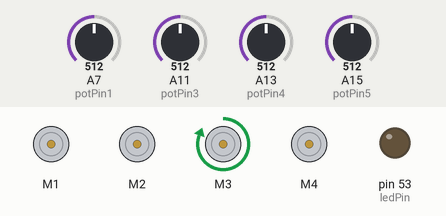
Simulated run of this sketch. Board: Arduino Mega 2560, built with avr-gcc and run on an emulated ATmega2560. Shown: 4 × DC motor (green arrow = forward, orange = backward, longer = faster), output pins drawn as LEDs (lit = HIGH). The inputs (shaded band) are chosen by the test bench; at power-on: A13 (potPin4) = 512, A7 (potPin1) = 512, A15 (potPin5) = 512, A11 (potPin3) = 512.

Above: at 1.2 s.
1.3 s: A13 (potPin4) set to 617
2.8 s: A13 (potPin4) set to 641
At 3.4 s:
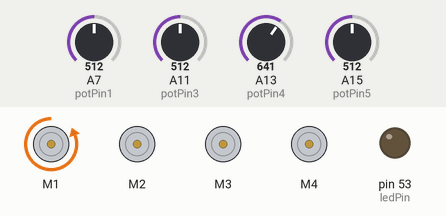
4.3 s: A7 (potPin1) set to 863
5.8 s: A7 (potPin1) set to 890
At 6.8 s:
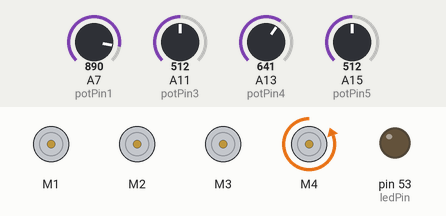
7.3 s: A15 (potPin5) set to 593
8.8 s: A15 (potPin5) set to 625
At 9.1 s:
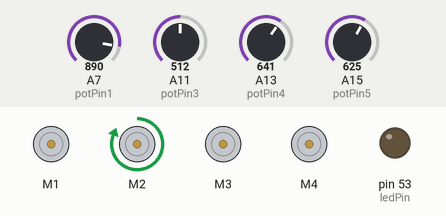
Timing chart, 0 to 11.3 s (numbered marks = the images above; inputs shaded):
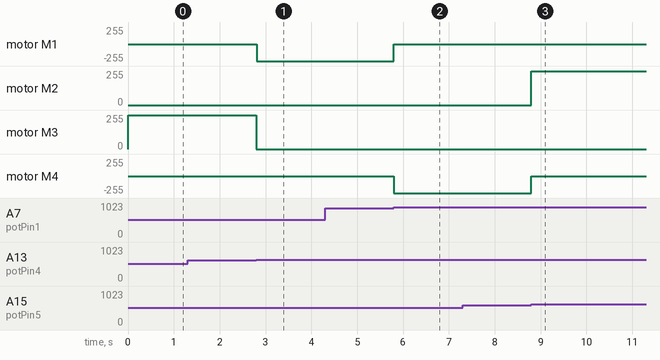

The sketch:

robot_final.ino
```cpp
#include <AFMotor.h>

//Potentiometer Analog Pins
int potPin1 = 7;
int potPin2 = 9;
int potPin3 = 11;
int potPin4 = 13;
int potPin5 = 15;

//Potentiometer Analog Values
int potVal1 = 0;
int potVal2 = 0;
int potVal3 = 0;
int potVal4 = 0;
int potVal5 = 0;

const int ledPin = 53;
const int motorSpeed = 255;

int movementStage1 = 0;
int movementStage2 = 0;
int calibrationStage = 0;
int turnCnt = 0;

int pot1Min = 210;
int pot1Max = 230;
int pot3Min = 25;
int pot3Max = 40;
int pot4Min = 126;
int pot4Max = 140;
int pot5Min = 175;
int pot5Max = 200; //Previously 228

int pot1Cal = 225;
int pot3Cal = 35;
int pot4Cal = 140;
int pot5Cal = 175;

int homingSequence = 0;
int playAreaSequence = 0;

int pot3Home = 35;
int pot4Home = 166;
int pot5Home = 135;

int pot3Help = 35;
// int pot4Help = 166;

int pot3Mid = 17;
int pot4Mid = 138;
int pot5Mid = 160;

int pot3Play = 2;
int pot4Play = 127;
int pot5Play = 200;

int angle = 0;
int done = 0;

AF_DCMotor M1(1, MOTOR12_1KHZ);
AF_DCMotor M3(2, MOTOR12_1KHZ);
AF_DCMotor M4(3, MOTOR34_1KHZ);
AF_DCMotor M5(4, MOTOR34_1KHZ);

void setup() {
    Serial.begin(19200);
    pinMode(ledPin, OUTPUT);

    M1.setSpeed(motorSpeed);
    M3.setSpeed(motorSpeed);
    M4.setSpeed(motorSpeed);
    M5.setSpeed(motorSpeed);

    potVal1 = analogRead(potPin1);
    potVal3 = analogRead(potPin3);
    potVal4 = analogRead(potPin4);
    potVal5 = analogRead(potPin5);
    potVal1 = map(potVal1, 0, 1023, 0, 270);
    potVal3 = map(potVal3, 0, 1023, 0, 270);
    potVal4 = map(potVal4, 0, 1023, 0, 270);
    potVal5 = map(potVal5, 0, 1023, 0, 270);

    homingSequence++;

}

void homing_sequence();
void playArea_sequence();

void loop() {
    homing_sequence();

    if (Serial.available() > 0){
        if (Serial.read() == 'A'){
            angle = Serial.parseInt();
            if (Serial.read() == 'D'){
                done = Serial.parseInt();
            }
        }
    }
    while (Serial.available() > 0){
        Serial.read();
    }
    if (done == 1){
        M1.run(RELEASE);
        M3.run(RELEASE);
        M4.run(RELEASE);
        M5.run(RELEASE);
        exit(0);
    }

    playArea_sequence(angle + 5);

    potVal1 = analogRead(potPin1);
    potVal3 = analogRead(potPin3);
    potVal4 = analogRead(potPin4);
    potVal5 = analogRead(potPin5);
    potVal1 = map(potVal1, 0, 1023, 0, 270);
    potVal3 = map(potVal3, 0, 1023, 0, 270);
    potVal4 = map(potVal4, 0, 1023, 0, 270);
    potVal5 = map(potVal5, 0, 1023, 0, 270);

    // Serial.print("M3 Home Value: ");
    // Serial.print(potVal3);
    // Serial.print(", ");
    // Serial.print("M4 Home Value: ");
    // Serial.print(potVal4);
    // Serial.print(", ");
    // Serial.print("M5HomeValue: ");
    // Serial.println(potVal5);

}

void homing_sequence(){
    // Homing Sequence
    // Go to top of Dice Tower
    switch (homingSequence){
        case 1:
            playAreaSequence = 0;
            if (potVal4 < pot4Home){
                M4.run(FORWARD);
            }
            else{
                M4.run(RELEASE);
                homingSequence++;
            }
        break;
        case 2:
            if (potVal5 > pot5Mid){
                M5.run(FORWARD);
            }
            else{
                M5.run(RELEASE);
                homingSequence++;
            }
        break;
        case 3:
            if (potVal3 < pot3Home){
                M3.run(BACKWARD);
            }
            else{
                M3.run(RELEASE);
                homingSequence++;
            }
        break;
        case 4:
            if (potVal5 > pot5Home){
                delay(500);
                M5.run(FORWARD);
            }
            else{
                M5.run(RELEASE);
                homingSequence++;
            }
        break;
        case 5:
            if (potVal1 < pot1Max){
                M1.run(BACKWARD);
            }
            else{
                M1.run(RELEASE);
                homingSequence++;
            }
        break;
        case 6:
            M1.run(RELEASE);
            M3.run(RELEASE);
            M4.run(RELEASE);
            M5.run(RELEASE);
            playAreaSequence++;
        break;
        default:
            break;
    }
}

void playArea_sequence(int diceAngle){
    // Play Area Sequence
    // Go to Play Area
    switch (playAreaSequence){
        case 1:
            homingSequence = 0;
            if (potVal5 < pot5Mid){
                M5.run(BACKWARD);
            }
            else{
                M5.run(RELEASE);
                playAreaSequence++;
            }
        break;
        case 2:
            if (potVal3 > pot3Mid){
                M3.run(FORWARD);
            }
            else{
                M3.run(RELEASE);
                playAreaSequence++;
            }
        break;
        case 3:
            if (potVal5 < (pot5Mid + diceAngle) && potVal3 <= pot3Mid){
                delay(500);
                M5.run(BACKWARD);
            }
            else{
                M5.run(RELEASE);
                playAreaSequence++;
            }
        break;
        case 4:
            if (potVal4 > pot4Play){
                M4.run(BACKWARD);
            }
            else{
                M4.run(RELEASE);
                playAreaSequence++;
            }
        break;
        case 5:
            if (potVal1 > pot1Min){
                M1.run(FORWARD);
            }
            else{
                M1.run(RELEASE);
                playAreaSequence++;
            }
        break;
        case 6:
            M1.run(RELEASE);
            M3.run(RELEASE);
            M4.run(RELEASE);
            M5.run(RELEASE);
            homingSequence++;
        break;
        default:
            break;
    }
}
```

Measured:
- the behaviour switches between 628 and 629 on A13 (potPin4) (found by bisection; images 0 and 1)
- the behaviour switches between 871 and 872 on A7 (potPin1) (found by bisection; images 1 and 2)
- the behaviour switches between 606 and 607 on A15 (potPin5) (found by bisection; images 2 and 3)
- after the input at 1.3 s, every drawn part: stays the same
- after the input at 2.8 s, motor M1: stopped → backward 255/255 at once; motor M3: forward 255/255 → stopped at once
- after the input at 4.3 s, every drawn part: stays the same
- after the input at 5.8 s, motor M1: backward 255/255 → stopped at once; motor M4: stopped → backward 255/255 at once
- after the input at 7.3 s, every drawn part: stays the same
- after the input at 8.8 s, motor M2: stopped → forward 255/255 at once; motor M4: backward 255/255 → stopped at once
